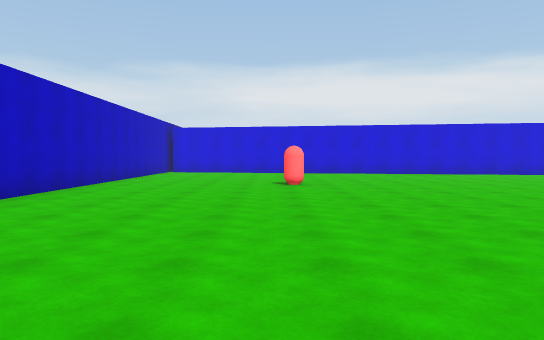
View 1 (above)

24 first-person views from a walk through a Unity game level. The camera is 1.4 m above the floor, tilts 2° down and sees 70° across. The floor is counted in squares, 2 m on a side. Each view is taken from the middle of a square. On the plan, view 1 faces up. The plan holds only what a view shows up to about 11 squares ahead; the rest is blank. The place goes on beyond the plan.

View 2
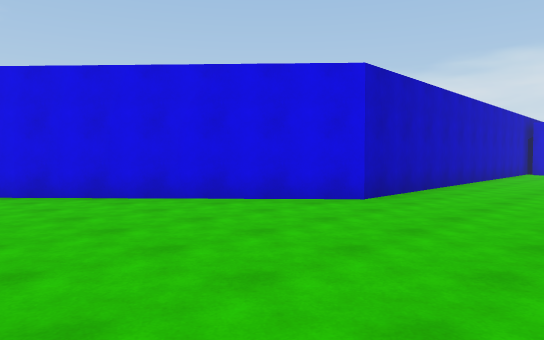

View 3
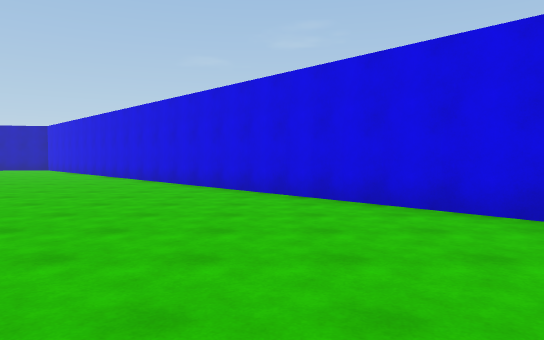

View 4
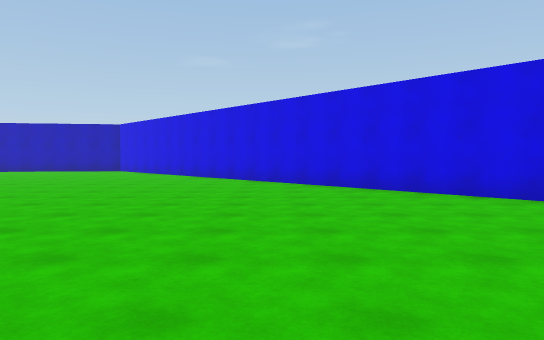

View 5
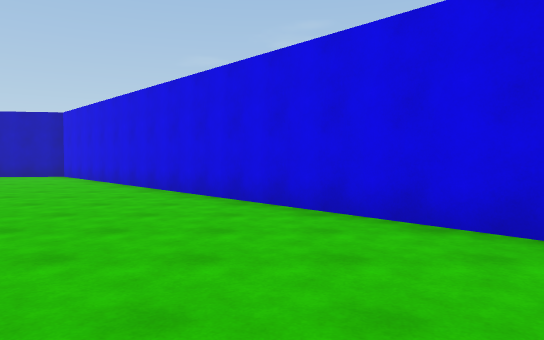

View 6
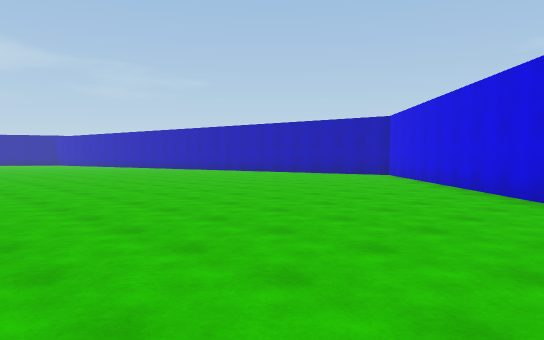

View 7
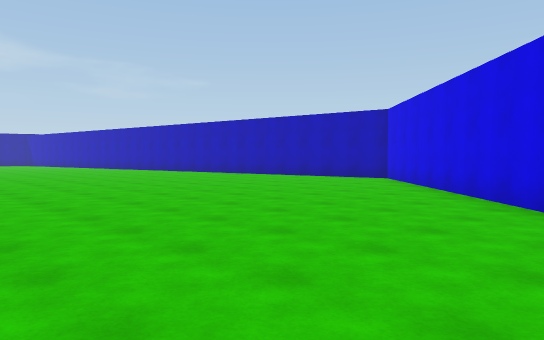

View 8
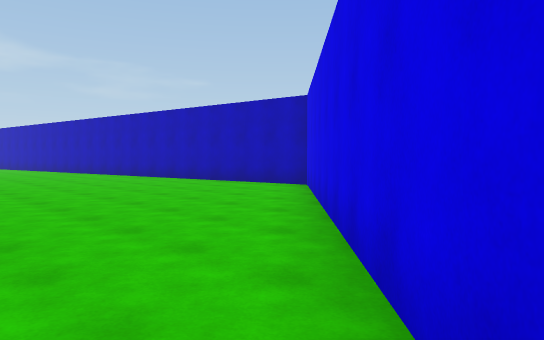

View 9
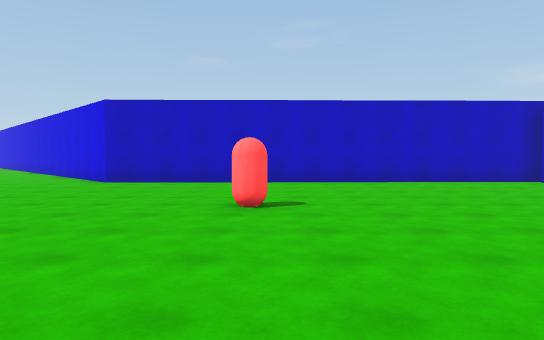

View 10
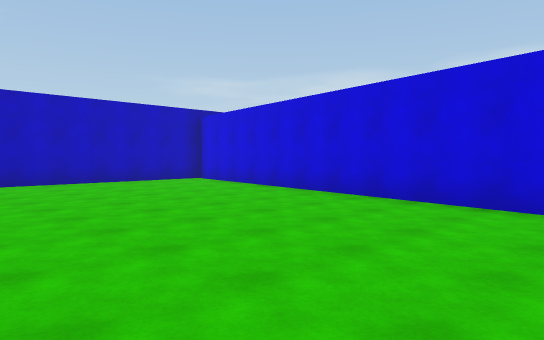

View 11
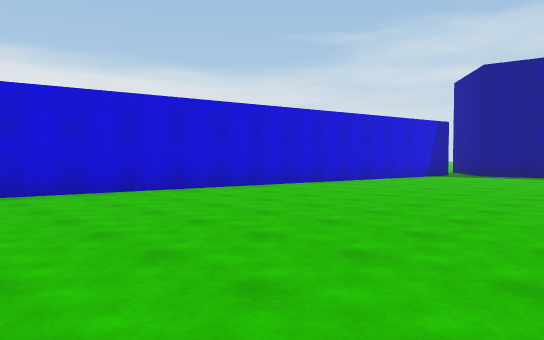

View 12
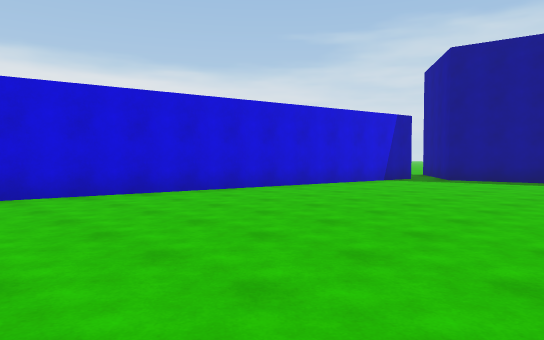

View 13
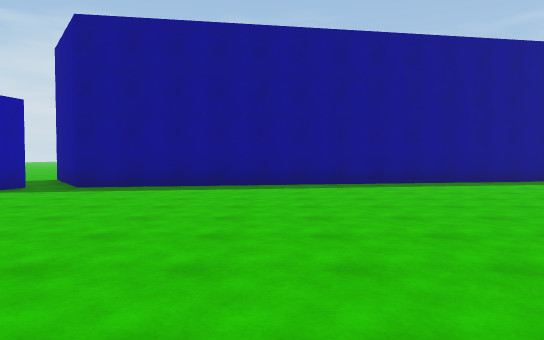

View 14
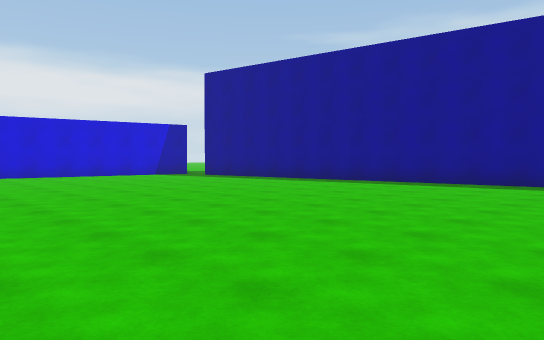

View 15
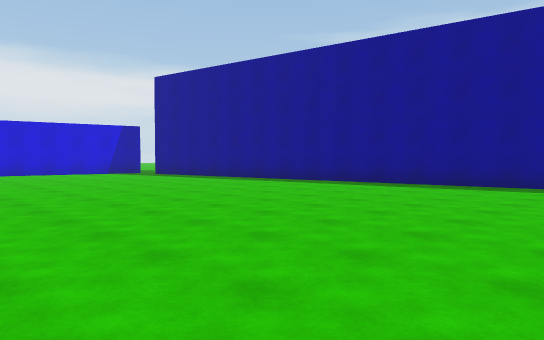

View 16
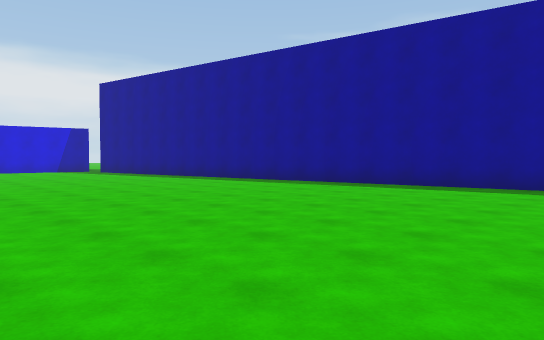

View 17
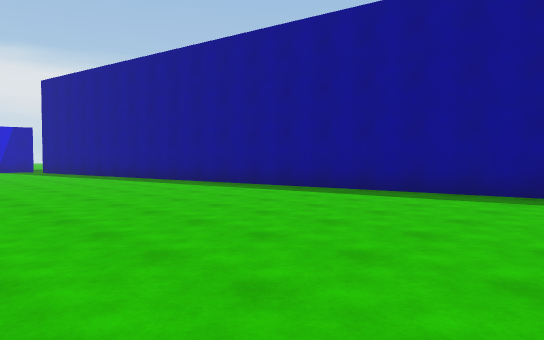

View 18
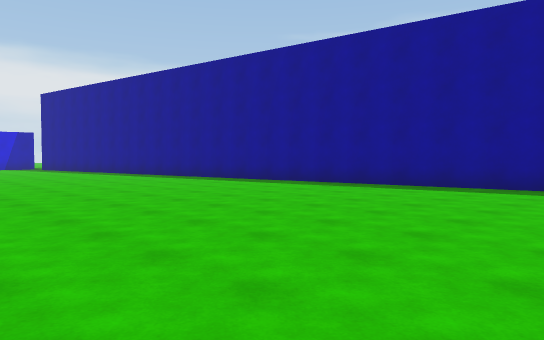

View 19
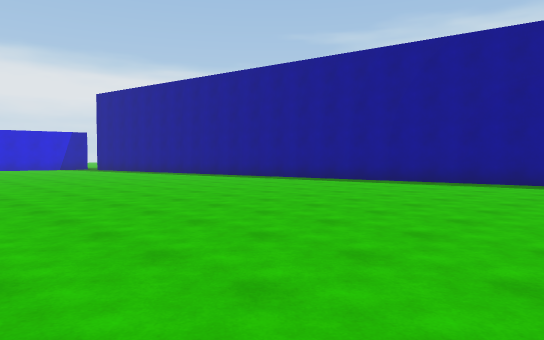

View 20
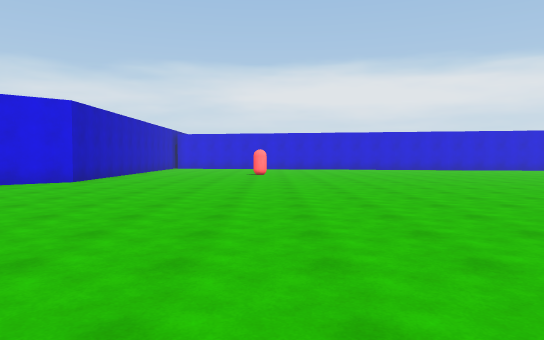

View 21
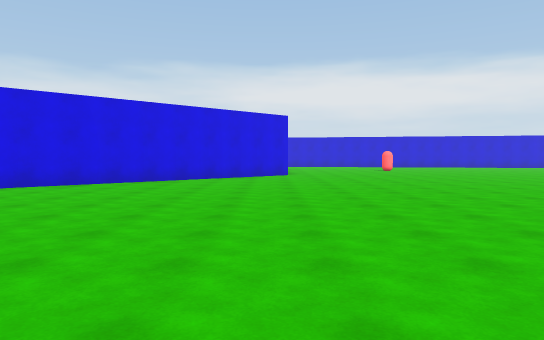

View 22
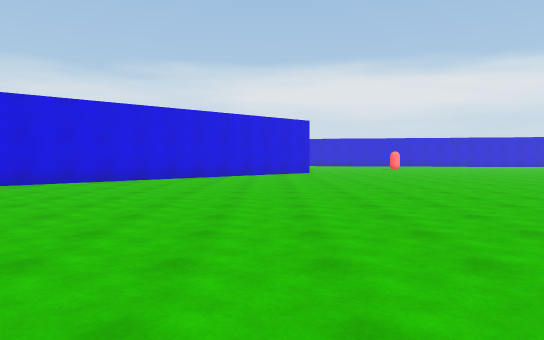

View 23
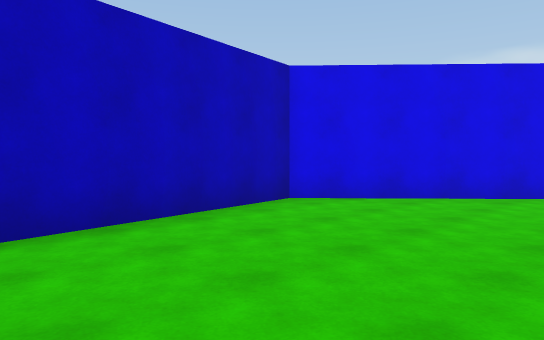

View 24
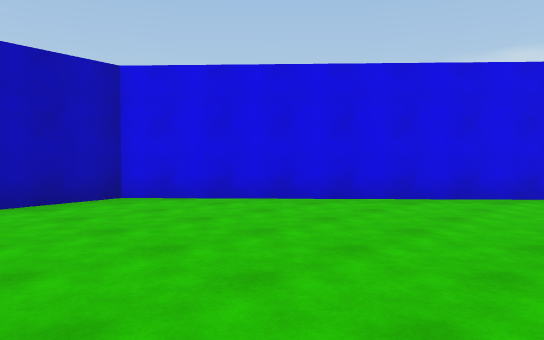

### Floor plan
Points are (right, up) in squares from view 1. A wall is a line through its corners. A room is listed if a view was taken in it or the views show most of it. See-through windows are left out.
Room 1 (views 1, 2, 3, 4, 5, 6, 7, 8, 9, 10, 11, 12, 13, 14, 15, 16, 17, 18, 19, 20, 21, 22, 23, 24)
walls: (20.3, -8.1) (16.7, 12.4); (-4.6, 16.6) (-4.4, 5.5) (-21.4, -10.2) (-20.8, -14.4); (16.7, 13.5) (1, 16.3)
ways out: opening at (17, 13)
objects: other object (1, 10)

Positions as (right, up) in squares from view 1, and headings:
1: (0, 0), facing up
2: (-1, 0), facing up-left
3: (-2, 1), facing left
4: (-3, -3), facing left
5: (-8, -3), facing left
6: (-8, -3), facing down-left
7: (-10, -4), facing down-left
8: (-14, -4), facing down-left
9: (6, 10), facing left
10: (6, 10), facing up-left
11: (2, 8), facing up-right
12: (5, 8), facing up-right
13: (8, 8), facing right
14: (8, 0), facing up-right
15: (9, -2), facing up-right
16: (10, -5), facing up-right
17: (12, -6), facing up-right
18: (11, -10), facing up-right
19: (9, -8), facing up-right
20: (1, -5), facing up
21: (-5, -9), facing up
22: (-6, -11), facing up
23: (-17, -15), facing up-left
24: (-15, -13), facing up-left
